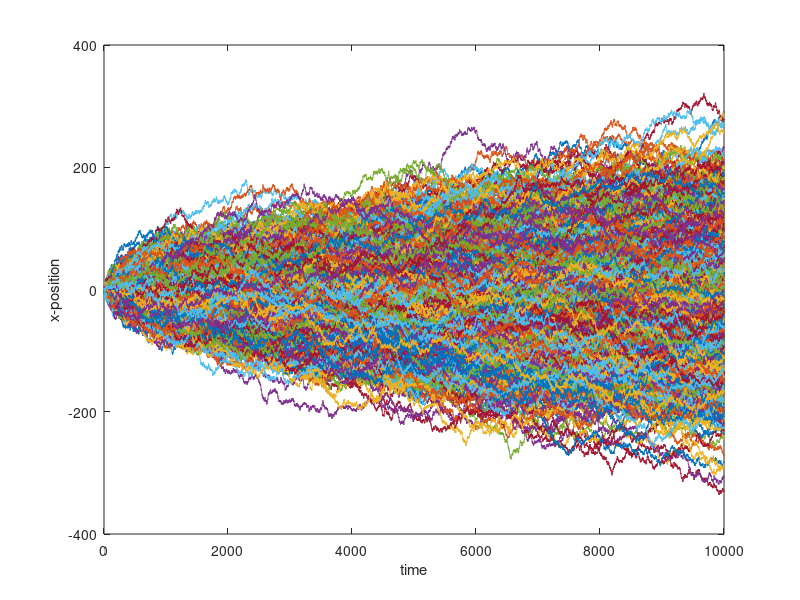
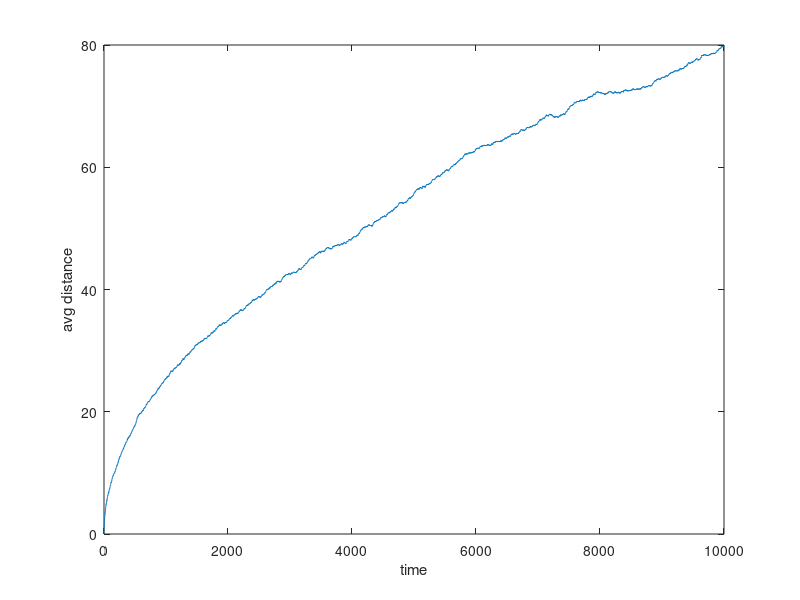

Reproduce these figures in MATLAB, in order. (Note: this script raises an error after producing the figures.)
%% Random walk 
% 2024.02.25
% Ju Song
% KENTECH

% Contents
% (1) Config 
% (2) 2D Random walk (to visualize)
% (3) 1D Random walk (to analyze)

clear; clc; close all
%% Config
dx = 1;
dt = 1;

N = 10^3; % number of random walkers
t_end = 10000; % time period to simulate
t_vec = 0:dt:t_end;
M = length(t_vec);


%% 1D Random walk

% initialize
x_mat = zeros(N,M);

% random walks
% time step loop
for m = 1:M
    
    % generate random walk for N particles
    dx_now = 2*unidrnd(2,N,1)-3;
    
    % calculate position
    if m ==1
       x_mat(:,m) = zeros(N,1);
    else
        x_mat(:,m) = x_mat(:,m-1) + dx_now;
    end
end


% analyze: root mean distance
figure(5)
plot(t_vec,x_mat)
xlabel('time')
ylabel('x-position')

d_mat = sqrt(x_mat.^2);
d_avg = mean(d_mat,1);
figure(6) 
plot(t_vec,d_avg)
xlabel('time')
ylabel('avg distance')

% analyze: flux
    % define concentration
edges = linspace(-2*d_avg(end),2*d_avg(end),21);
positions = (edges(2:end) + edges(1:end-1))/2;
c_mat = zeros(length(edges)-1,M);

for m = 1:M

    c_mat(:,m) = histcounts(x_mat(:,m),edges);

end


figure(7)
for m = 1:1000:M
    
    plot(positions',c_mat(:,m)); hold on

end

